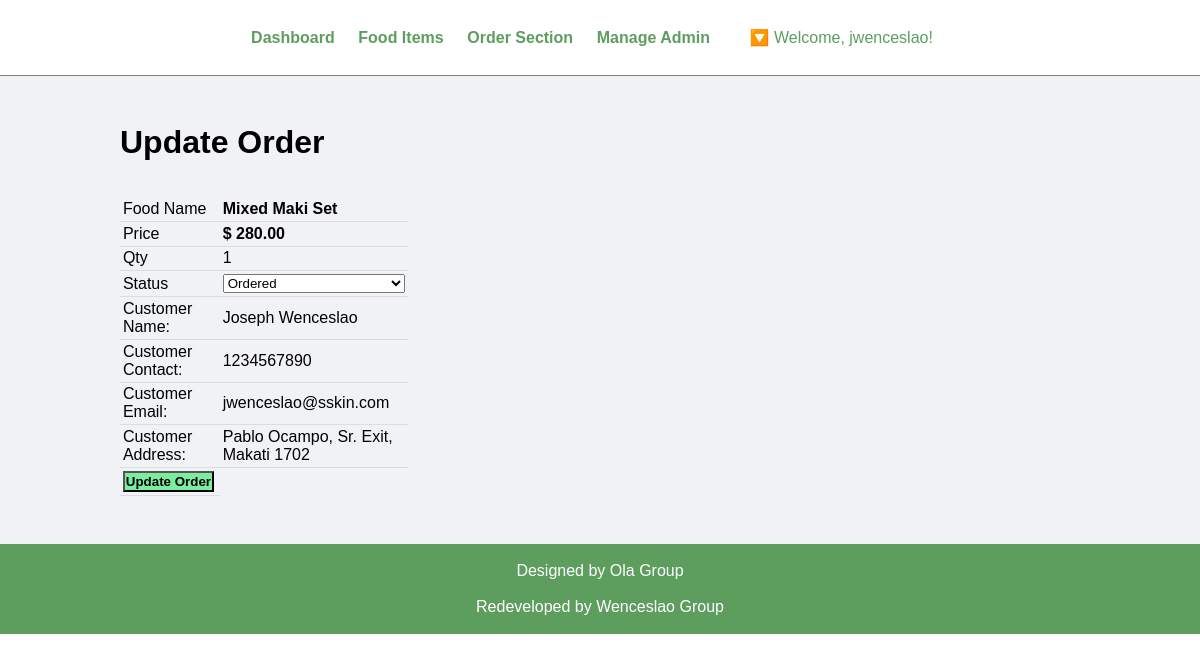
Page /admin/update-order.php?id=36 (signed in) on the earlier database version.
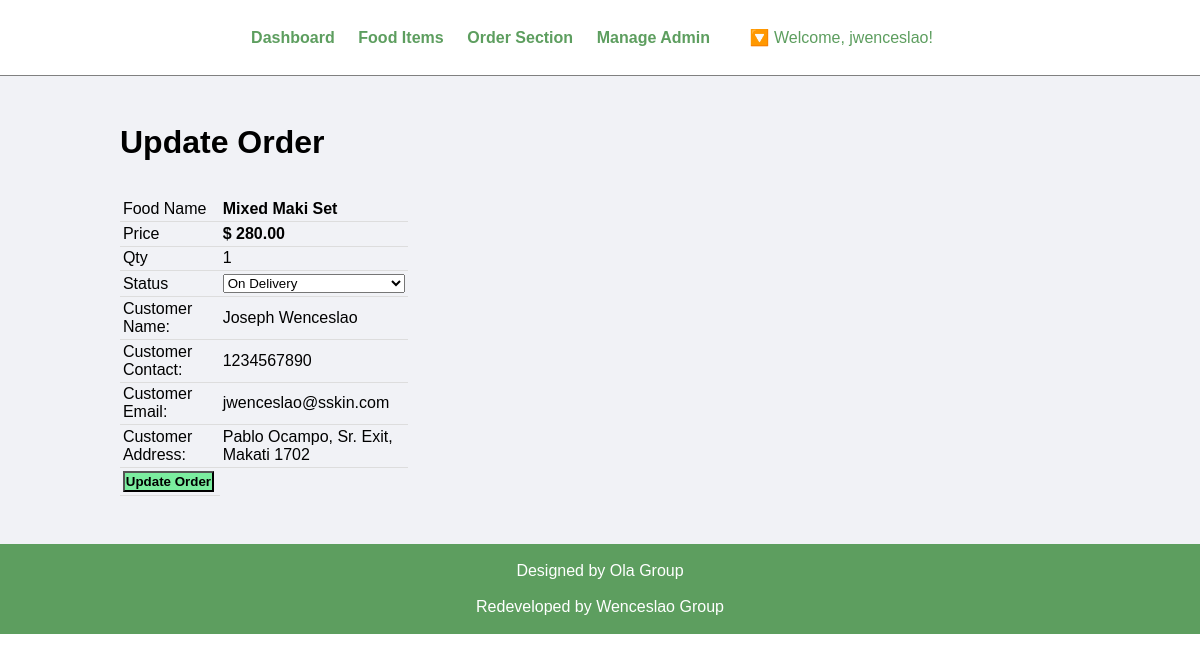
Same page on the later database version.
### tables this page shows
CREATE TABLE `tbl_order` (
  `order_id` int(10) UNSIGNED NOT NULL,
  `order_food` varchar(150) NOT NULL,
  `order_price` decimal(10,2) NOT NULL,
  `order_qty` int(11) NOT NULL,
  `order_total` decimal(10,2) NOT NULL,
  `order_date` datetime NOT NULL,
  `order_status` varchar(50) NOT NULL,
  `order_custfname` varchar(255) NOT NULL,
  `order_custlname` varchar(255) NOT NULL,
  `customer_contact` varchar(20) NOT NULL,
  `customer_email` varchar(150) NOT NULL,
  `customer_address` varchar(255) NOT NULL
);

### admin/update-order.php (the view, shortened to what this page needs)
<?php include('partials/menu.php');
?>
<div class="main-content">
    <div class="wrapper">
        <h1>Update Order</h1>
        <br><br>
        <?php
            if(isset($_GET['id']))
            {
                $id=$_GET['id'];
                $sql = "SELECT * FROM tbl_order WHERE order_id=$id";
                $res = mysqli_query($db, $sql);
                $count = mysqli_num_rows($res);
                if($count==1)
                {
                    $row=mysqli_fetch_assoc($res);
                    $food = $row['order_food'];
                    $price = $row['order_price'];
                    $qty = $row['order_qty'];
                    $status = $row['order_status'];
                    $customer_name = $row['order_custfname'] ." ". $row['order_custlname'];
                    $customer_contact = $row['customer_contact'];
                    $customer_email = $row['customer_email'];
                    $customer_address= $row['customer_address'];
                }
                else
                {
                    header('location:'.SITEURL.'admin/manage-order.php');
                }
            }
            else
            {
                header('location:'.SITEURL.'admin/manage-order.php');
            }
        ?>
        <form action="" method="POST">
            <table class="tbl-30">
                <tr>
                    <td>Food Name</td>
                    <td><b> <?php echo $food; ?> </b></td>
                </tr>
                <tr>
                    <td>Price</td>
                    <td>
                        <b> $ <?php echo $price; ?></b>
                    </td>
                </tr>
                <tr>
                    <td>Qty</td>
                    <td>
                        <?php echo $qty; ?>
                    </td>
                </tr>
                <tr>
                    <td>Status</td>
                    <td>
                        <select name="status" style="width: 100%">
                            <option <?php if($status=="Ordered"){echo "selected";} ?> value="Ordered">Ordered</option>
                            <option <?php if($status=="On Delivery"){echo "selected";} ?> value="On Delivery">On Delivery</option>
                        </select>
                    </td>
                </tr>
                <tr>
                    <td>Customer Name: </td>
                    <td>
                        <?php echo $customer_name; ?>
                    </td>
                </tr>
                <tr>
                    <td>Customer Contact: </td>
                    <td>
                        <?php echo $customer_contact; ?>
                    </td>
                </tr>
                <tr>
                    <td>Customer Email: </td>
                    <td>
                        <?php echo $customer_email; ?>
                    </td>
                </tr>
                <tr>
                    <td>Customer Address: </td>
                    <td>
                        <?php echo $customer_address; ?>
                    </td>
                </tr>
                <tr>
                    <td clospan="2">
                        <input type="submit" name="submit" value="Update Order" class="btn-secondary">
                    </td>
                </tr>
            </table>
        </form>
    </div>
</div>
<?php include('partials/footer.php'); ?>

Differences in the rows shown:
changed tbl_order "Mixed Maki Set": status "Ordered" → "On Delivery"
